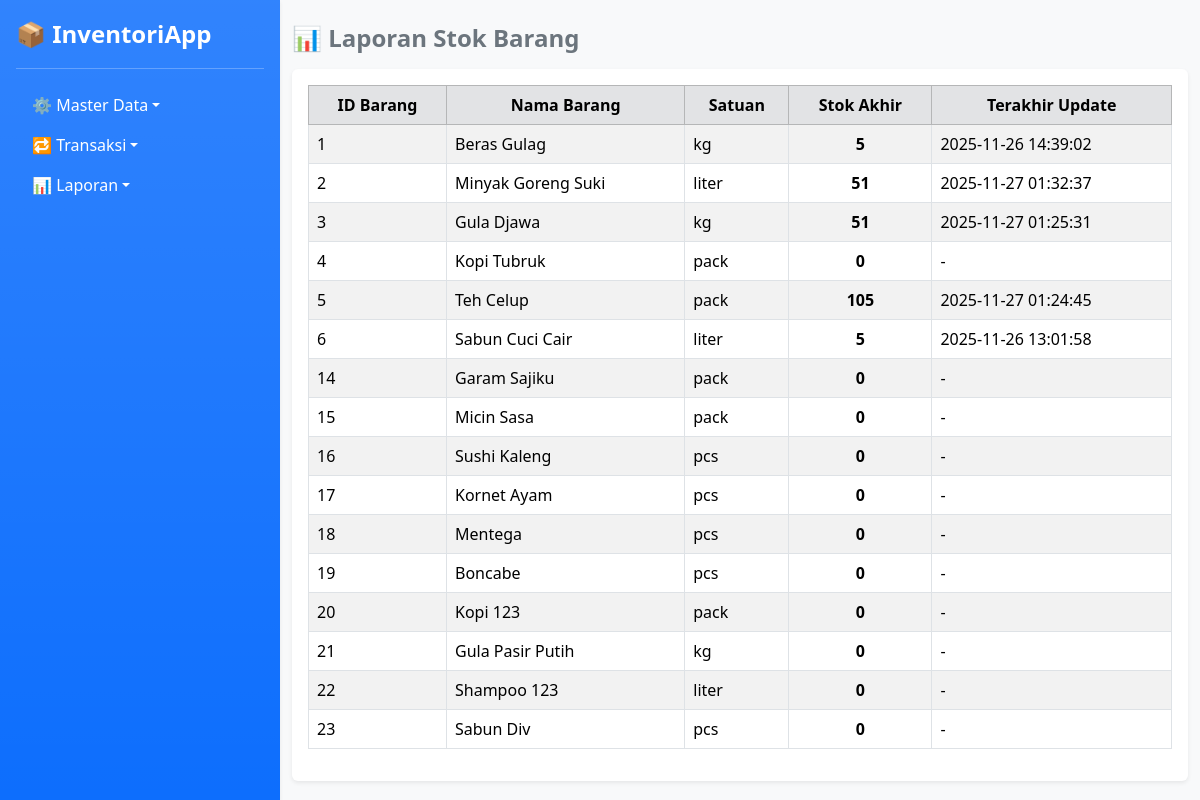
The app's page /laporan_stok.php with its own data.
### tables this page shows
CREATE TABLE `barang` (
  `idbarang` int NOT NULL,
  `jenis` char(1) DEFAULT NULL,
  `nama` varchar(45) NOT NULL,
  `idsatuan` int DEFAULT NULL,
  `status` tinyint DEFAULT NULL,
  `harga` int NOT NULL
);

### laporan_stok.php (the view, shortened to what this page needs)
<?php include 'db.php'; ?>
<?php include 'layout/navbar.php'; ?>
<!DOCTYPE html>
<html lang="id">
<head>
<link href="https://cdn.jsdelivr.net/npm/bootstrap@5.3.3/dist/css/bootstrap.min.css" rel="stylesheet">
</head>
<body class="bg-light">
<div class="container-fluid mt-4">
    <h4 class="fw-bold text-secondary mb-3">📊 Laporan Stok Barang</h4>
    <div class="card shadow-sm border-0">
        <div class="card-body table-responsive">
            <table class="table table-bordered table-striped align-middle">
                <thead class="table-secondary text-center">
                    <tr>
                        <th>ID Barang</th>
                        <th>Nama Barang</th>
                        <th>Satuan</th>
                        <th>Stok Akhir</th>
                        <th>Terakhir Update</th>
                    </tr>
                </thead>
                <tbody>
                    <?php
                    $r = mysqli_query($conn, "SELECT * FROM v_laporan_stok ORDER BY idbarang ASC");
                    if (mysqli_num_rows($r) > 0) {
                        while ($d = mysqli_fetch_assoc($r)) {
                            $stok = $d['stok_akhir'] == '' ? 0 : $d['stok_akhir'];
                            $update = $d['terakhir_update'] ?? '-';
                            echo "<tr>
                                <td>{$d['idbarang']}</td>
                                <td>{$d['nama_barang']}</td>
                                <td>{$d['nama_satuan']}</td>
                                <td class='text-center fw-bold'>{$stok}</td>
                                <td>{$update}</td>
                            </tr>";
                        }
                    } else {
                        echo "<tr><td colspan='5' class='text-center text-muted'>Tidak ada data stok</td></tr>";
                    }
                    ?>
                </tbody>
            </table>
        </div>
    </div>
</div>
</body>
</html>

### records on screen
barang: idbarang "1", nama_barang "Beras Gulag", nama_satuan "kg", stok "5", update "2025-11-26 14:39:02"
barang: idbarang "2", nama_barang "Minyak Goreng Suki", nama_satuan "liter", stok "51", update "2025-11-27 01:32:37"
barang: idbarang "3", nama_barang "Gula Djawa", nama_satuan "kg", stok "51", update "2025-11-27 01:25:31"
barang: idbarang "4", nama_barang "Kopi Tubruk", nama_satuan "pack", stok "0", update "-"
barang: idbarang "5", nama_barang "Teh Celup", nama_satuan "pack", stok "105", update "2025-11-27 01:24:45"
barang: idbarang "6", nama_barang "Sabun Cuci Cair", nama_satuan "liter", stok "5", update "2025-11-26 13:01:58"
barang: idbarang "14", nama_barang "Garam Sajiku", nama_satuan "pack", stok "0", update "-"
barang: idbarang "15", nama_barang "Micin Sasa", nama_satuan "pack", stok "0", update "-"
barang: idbarang "16", nama_barang "Sushi Kaleng", nama_satuan "pcs", stok "0", update "-"
barang: idbarang "17", nama_barang "Kornet Ayam", nama_satuan "pcs", stok "0", update "-"
barang: idbarang "18", nama_barang "Mentega", nama_satuan "pcs", stok "0", update "-"
barang: idbarang "19", nama_barang "Boncabe", nama_satuan "pcs", stok "0", update "-"
barang: idbarang "20", nama_barang "Kopi 123", nama_satuan "pack", stok "0", update "-"
barang: idbarang "21", nama_barang "Gula Pasir Putih", nama_satuan "kg", stok "0", update "-"
barang: idbarang "22", nama_barang "Shampoo 123", nama_satuan "liter", stok "0", update "-"
barang: idbarang "23", nama_barang "Sabun Div", nama_satuan "pcs", stok "0", update "-"
